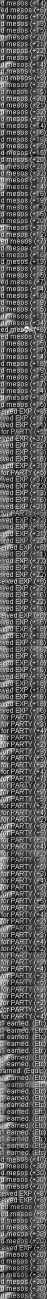
#> input picture tests/frames/msg_rows.png, 232 x 6494 px (shown at 1/5 size)
$ python make_msg_font.py
#> lines starting #> are read from the running program, lines starting #| are printed output that depends on the picture; after the words box and inside, x2 and y2 are one past the last pixel; in counts of white or black regions, pixels touching at a corner belong together
### msgwatch.py
"""Watches the game's message stack at the bottom right: every new line, and what it says.

Kills and pickups print one line each in a stack at the bottom right of the game: yellow
"You received EXP (+32)" and "Bonus EXP for PARTY (+10)" for a kill, white "You have gained
mesos (+16)" or "Lupin's Banana x1 earned. (Etc)" for a pickup. What the game does with them,
measured frame by frame in recordings of it:

- the lines sit on fixed rows (PITCH apart), all ending at the same spot on the right; a new
  line comes in on the bottom row and pushes the others up a row
- a new line is drawn at full brightness, starts to dim after a few tenths of a second, and is
  gone 2 to 3 seconds later
- the letters are always drawn the same, with a dark shadow down and to the right; the digits
  and "+" are all the same width (DIGIT_W), and "(" and ")" half that

So this looks at the stack often (10 times a second), reads every row, and works out how many
rows the stack moved up since the last look: the lines that were there are found again a row
or more higher (the same shape and amount, never brighter: a line only dims), and the rows
below them are new. Two identical "+16" lines in a row are still told apart, by the rows above
them and by brightness. A row is read digit by digit from the right, against the digits'
shapes (assets/msg_font.npz, made by tools/make_msg_font.py), and the kind of line from the
word before the bracket; a new line that isn't clear is read again at the next looks. Lines
with no amount (items) are left for Tesseract. A look where something bright passes over the
stack (a skill's flash) and no line can be found again is left out.

Everything is in pixels of a 4K game (gh 20) and scaled by gh / GH0.
"""
from dataclasses import dataclass, field
from pathlib import Path

import cv2
import numpy as np

GH0 = 20.0
ROWS = 8                    # rows in the stack (more than are ever seen at once)
PITCH = 39.7                # from one row to the next
BOTTOM_UP = 441             # the bottom row's middle, above the game window's bottom
EDGE_IN = 20                # where the lines end, in from the window's right edge
AREA_W = 860                # how far left of that to look (the longest item lines)
HALF = 17                   # a row's band: this far above and below its middle
SHADOW = 3                  # the letters' shadow, down and to the right
DIGIT_W, BRACKET_W = 20, 10
CONTEXT_W = 120             # the word before the "(", that tells the kind of line
FRESH = 0.94                # a new line's letters: as bright as lines get (seen within a tenth of a second)
LOOK_W = 300                # how much of a line's right end to compare it by (all lines are longer)
END_W = 2 * DIGIT_W        # ...and its last two digits (or "+" and a digit), as they are
GAP = 30                    # the widest gap inside a line (between words)
SHORTEST = 200              # a line's lit part is at least this long...
PART = 100                  # ...or this long, if it reads as an amount line (over bright scenery, part of a
                            # line may not show)
DIM_STEP = 0.04             # a line may read this much brighter than last time (the scenery shows through)
NEW = 0.3                   # what calling a row a new line is worth (an old line found again: up to 1)
SETTLED = 0.35              # a line this old (s) has dimmed: new ones are brighter
SKIPS = 3                   # unclear looks left out in a row, at most
READ_OK, READ_MARGIN = 0.55, 0.04   # a digit's least match to its shape, and its lead over the next best
KIND_OK = 0.45
FEAT_LOW = 0.62             # a letter's pixels are at least this bright, of the line's brightest
KINDS = ("mesos", "exp", "bonus")
CHARS = "0123456789+"
TRIES = 4                   # looks to read a line that isn't clear (it's bright for longer)


# [16 lines left out: functions stack_area, row_middles, not called in this run]


def lightness(bgr):
    """White and yellow letters are both light in green and red (the scenery rarely is in both)."""
    return np.minimum(bgr[..., 1], bgr[..., 2]).astype(np.int16)


def edges(bgr, s):
    """The letters' pixels that have their dark shadow down-right of them: light text, whatever its
    brightness, and hardly ever the scenery."""
    L = lightness(bgr)
    o = max(1, int(round(SHADOW * s)))
    shade = np.full_like(L, 255)                # (no shadow known at the right and bottom edges)
    shade[:-o, :-o] = np.minimum(L[o:, o:], L[o:, o - 1:-1])
    return ((L - shade) >= 80) & (L >= 110), L


def feature(bgr, s):
    """How much each pixel looks like a letter's, 0..1: light, and near a letter's shadow edge."""
    edge, L = edges(bgr, s)
    if edge.sum() < 10:
        return np.zeros(L.shape, np.float32)
    peak = float(np.percentile(L[edge], 95))
    k = max(3, int(round(5 * s)) | 1)
    near = cv2.dilate(edge.astype(np.uint8), np.ones((k, k), np.uint8)) > 0
    return (np.clip((L - FEAT_LOW * peak) / ((0.95 - FEAT_LOW) * peak), 0, 1) * near).astype(np.float32)


def _ncc(a, b):
    a = a - a.mean()
    b = b - b.mean()
    d = float(np.linalg.norm(a) * np.linalg.norm(b))
    return float((a * b).sum()) / d if d > 1e-6 else 0.0


# [11 lines left out: functions _same_end, _amount, not called in this run]


@dataclass
class Row:
    right: int              # where its line ends (x in the band)
    left: int
    colour: str             # "white" or "yellow"
    bright: float           # how bright its letters are (255: just in)
    look: np.ndarray        # its shape, small, to find it again a row up
    end: np.ndarray         # its right end (the amount) as it is, to tell "+4" from "+7"
    said: tuple = None      # what it says (Font.read), when it could be read


@dataclass
class Line:
    """A line in the stack, from the look it came in. Once read (done): kind ("mesos", "exp",
    "bonus", "text" for a line with no amount, or None if it couldn't be read) and amount."""
    born: float
    colour: str
    row: int = 0
    bright: float = 255.0
    tries: list = field(default_factory=list)      # its readings so far: (kind, amount, sure)
    kind: str = None
    amount: int = None
    band: np.ndarray = None                        # its latest picture (Tesseract reads "text" lines from it)
    span: tuple = None                             # where it starts and ends in that picture (x)
    done: bool = False


class Font:
    """The message font's digits and "+", and the words that tell the kind of line."""

    # [69 lines left out: functions __init__, _at, read, not called in this run]


class MessageWatcher:
    """Looks at the message stack again and again (look()), and says what new lines came in."""

    # [8 lines left out: function __init__, not called in this run]

    def reset(self):
        self.before, self.lines, self.skipped = None, {}, 0

    # [47 lines left out: function rows, not called in this run]

    def _fresh(self, row):
        """Is a row's line as bright as a new one?"""
        return row.bright >= FRESH * self.peak.get(row.colour, row.bright)

    # [108 lines left out: functions _shift, look, _finish, not called in this run]

### tools/make_msg_font.py
"""Makes assets/msg_font.npz, what msgwatch.py reads the game's message lines with: the shapes of the
digits and "+", and of the word before the bracket that tells the kind of line ("mesos", "EXP",
"PARTY"), from tests/frames/msg_rows.png.

That picture is a stack of message rows from a 4K game (gh 20), each cropped to the right end of its
line, kept as lightness only (the lower of green and red, which is all the reader uses). Its rows
are listed in msg_rows.txt: the kind of line and its amount ("-" for a line with none). They were
read by Tesseract and the digit shapes together, and the ones the two disagreed on were checked
by eye. Run from the project folder:  py -3 tools/make_msg_font.py"""
import sys
from pathlib import Path

import cv2
import numpy as np

ROOT = Path(__file__).resolve().parent.parent
sys.path.insert(0, str(ROOT))
import msgwatch as mw  # noqa: E402

FRAMES = ROOT / "tests" / "frames"
ROW_H = 34                  # each row's height in msg_rows.png (its line's middle: half way down)
PAD = 4                     # room above and below, for the shapes to be lined up


def rows():
    """[(band, kind, amount or None)]: each row as a BGR picture, with PAD rows of nothing around it."""
    grey = cv2.imread(str(FRAMES / "msg_rows.png"), cv2.IMREAD_GRAYSCALE)
    labels = (FRAMES / "msg_rows.txt").read_text(encoding="utf-8").split("\n")
    out = []
    for i, line in enumerate(x for x in labels if x.strip()):
        kind, amount = line.split()
        band = np.pad(grey[i * ROW_H:(i + 1) * ROW_H], ((PAD, PAD), (0, 0)))
        out.append((cv2.merge([band, band, band]), kind, None if amount == "-" else int(amount)))
    return out


def right_end(band):
    """Where the row's line ends."""
    edge, _ = mw.edges(band, 1.0)
    xs = np.nonzero(edge.sum(axis=0) >= 2)[0]
    return int(xs[-1]) + 1


def spots(band, amount):
    """Each character's spot from the right (")" left out): the amount's digits last to first, then
    "+", then the word before the "(". [(char, x0, x1)]"""
    right = right_end(band)
    text = str(amount)
    out = []
    for k, c in enumerate(reversed("+" + text)):
        x1 = right - mw.BRACKET_W - k * mw.DIGIT_W
        out.append((c, x1 - mw.DIGIT_W, x1))
    plus = out[-1][1]
    out.append(("word", plus - mw.BRACKET_W - mw.CONTEXT_W, plus - mw.BRACKET_W))
    return out


def lined_up(F, x0, x1, shape):
    """The window of F at (x0, x1) moved a pixel or two to fit shape best (or as it is, without one)."""
    top = PAD + mw.HALF - ROW_H // 2
    if shape is None:
        return F[top:top + ROW_H, x0:x1]
    best = None
    for dx in (-1, 0, 1):
        for dy in (-2, -1, 0, 1, 2):
            win = F[top + dy:top + dy + ROW_H, x0 + dx:x1 + dx]
            if win.shape == shape.shape:
                fit = mw._ncc(win, shape)
                if best is None or fit > best[0]:
                    best = (fit, win)
    return best[1]


def main():
    data = [(mw.feature(band, 1.0), spots(band, amount), kind) for band, kind, amount in rows() if amount is not None]
#> in rows, grey is the input picture: shape (6494, 232); min 0, max 255, mean 93
#> (reads tests/frames/msg_rows.txt from the repository)
#> the loop in rows, `for i, line in enumerate(x for x in labels if x.strip()):` made 191 passes
#> pass 3, in rows, `band = np.pad(grey[i * ROW_H:(i + 1) * ROW_H], ((PAD, PAD), (0, 0)))`:
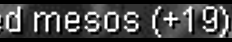
#> band: shape (42, 232); min 0, max 255, mean 70
#> after the loop in rows, `for i, line in enumerate(x for x in labels if x.strip()):`: out = 191 items
#> in feature, `edge, L = edges(bgr, s)`:
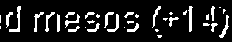
#> edge: shape (42, 232) bool; 12.3% white in thin lines or dots, all inside (x1, y1, x2, y2) = (0, 6, 229, 38)
#> in feature, `peak = float(np.percentile(L[edge], 95))`: peak = 255
#> in feature, `near = cv2.dilate(edge.astype(np.uint8), np.ones((k, k), np.uint8)) > 0`: near: shape (42, 232) bool; 40.4% white; 9 white regions, largest, box (x1, y1, x2, y2) and area: (83, 10, 121, 34) 748, (201, 4, 231, 40) 637, (32, 10, 62, 34) 539
#> in right_end, `xs = np.nonzero(edge.sum(axis=0) >= 2)[0]`: xs = 149 values from 0 to 228
#> in spots, `right = right_end(band)`: right = 229
#> the loop in spots, `for k, c in enumerate(reversed("+" + text)):` made 3 passes
#> x1 on passes 1 to 3: 219, 199, 179
#> after the loop in spots, `for k, c in enumerate(reversed("+" + text)):`: out = [('4', 199, 219), ('1', 179, 199), ('+', 159, 179)]
#> in spots, `plus = out[-1][1]`: plus = 159
#> in feature (call 2), `edge, L = edges(bgr, s)`: edge: shape (42, 232) bool; 14.7% white; 40 white regions (17 under 20 px), largest, box (x1, y1, x2, y2) and area: (28, 6, 40, 32) 103, (219, 15, 229, 38) 89, (126, 14, 139, 32) 77
#> in feature (call 2), `near = cv2.dilate(edge.astype(np.uint8), np.ones((k, k), np.uint8)) > 0`: near: shape (42, 232) bool; 44.7% white; 8 white regions, largest, box (x1, y1, x2, y2) and area: (4, 4, 42, 34) 837, (83, 10, 121, 34) 797, (201, 4, 231, 40) 789
#> the loop in spots (call 2), `for k, c in enumerate(reversed("+" + text)):` made 2 passes
#> in feature (call 3), `edge, L = edges(bgr, s)`: edge: shape (42, 232) bool; 13.9% white; 39 white regions (18 under 20 px), largest, box (x1, y1, x2, y2) and area: (8, 6, 21, 32) 100, (205, 9, 218, 32) 89, (218, 15, 229, 38) 86
#> in feature (call 3), `near = cv2.dilate(edge.astype(np.uint8), np.ones((k, k), np.uint8)) > 0`: near: shape (42, 232) bool; 43.1% white; 7 white regions, largest, box (x1, y1, x2, y2) and area: (63, 10, 121, 34) 1166, (201, 4, 231, 40) 783, (32, 10, 62, 34) 562
#> in feature (call 4), `edge, L = edges(bgr, s)`: edge: shape (42, 232) bool; 14% white; 40 white regions (19 under 20 px), largest, box (x1, y1, x2, y2) and area: (8, 6, 21, 32) 113, (188, 6, 193, 32) 81, (219, 14, 229, 38) 80
#> in feature (call 4), `near = cv2.dilate(edge.astype(np.uint8), np.ones((k, k), np.uint8)) > 0`: near: shape (42, 232) bool; 43.4% white; 8 white regions, largest, box (x1, y1, x2, y2) and area: (63, 10, 121, 34) 1180, (200, 4, 231, 40) 736, (32, 10, 62, 34) 563
#> in feature (call 5), `edge, L = edges(bgr, s)`: edge: shape (42, 232) bool; 12.7% white; 37 white regions (16 under 20 px), largest, box (x1, y1, x2, y2) and area: (8, 6, 21, 32) 94, (188, 6, 193, 32) 79, (218, 15, 229, 38) 73
#> in feature (call 5), `near = cv2.dilate(edge.astype(np.uint8), np.ones((k, k), np.uint8)) > 0`: near: shape (42, 232) bool; 41.5% white; 7 white regions, largest, box (x1, y1, x2, y2) and area: (63, 10, 121, 34) 1145, (201, 4, 231, 40) 724, (32, 10, 62, 34) 551
#> in edges (call 11), `shade[:-o, :-o] = np.minimum(L[o:, o:], L[o:, o - 1:-1])`:
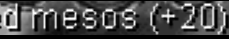
#> shade: shape (42, 232) int16; min 0, max 255, mean 88.9
#> in feature (call 6), `edge, L = edges(bgr, s)`: edge: shape (42, 232) bool; 14.6% white; 39 white regions (16 under 20 px), largest, box (x1, y1, x2, y2) and area: (8, 6, 21, 32) 93, (205, 9, 217, 32) 89, (0, 35, 29, 38) 84
#> in feature (call 6), `near = cv2.dilate(edge.astype(np.uint8), np.ones((k, k), np.uint8)) > 0`: near: shape (42, 232) bool; 46.2% white; 10 white regions, largest, box (x1, y1, x2, y2) and area: (201, 5, 231, 40) 709, (0, 4, 31, 40) 676, (24, 8, 62, 34) 602
#> in edges (call 13), `shade[:-o, :-o] = np.minimum(L[o:, o:], L[o:, o - 1:-1])`:
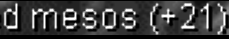
#> shade: shape (42, 232) int16; min 0, max 255, mean 78
#> in feature (call 7), `edge, L = edges(bgr, s)`: edge: shape (42, 232) bool; 13.5% white; 38 white regions (17 under 20 px), largest, box (x1, y1, x2, y2) and area: (219, 15, 229, 38) 89, (9, 6, 21, 32) 88, (208, 6, 212, 32) 84
#> in feature (call 7), `near = cv2.dilate(edge.astype(np.uint8), np.ones((k, k), np.uint8)) > 0`:
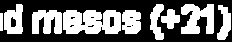
#> near: shape (42, 232) bool; 42.4% white; 9 white regions, largest, box (x1, y1, x2, y2) and area: (63, 10, 121, 34) 1165, (181, 4, 214, 34) 695, (32, 10, 62, 34) 562
#> in feature (call 7), `return (np.clip((L - FEAT_LOW * peak) / ((0.95 - FEAT_LOW) * peak), 0,..`:
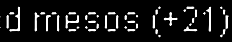
#> returned value: shape (42, 232) float32; min 0, max 1, mean 0.0929
#> in lightness (call 15), `return np.minimum(bgr[..., 1], bgr[..., 2]).astype(np.int16)`:
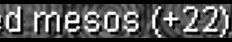
#> returned value: shape (42, 232) int16; min 0, max 255, mean 82.1
#> data = 171 items
    shapes = {}
    for _ in range(3):                                   # (each time lined up to the last shapes)
        found = {}
        for F, places, kind in data:
            for c, x0, x1 in places:
                key = f"k_{kind}" if c == "word" else c
                found.setdefault(key, []).append(lined_up(F, x0, x1, shapes.get(key)))
        shapes = {k: np.mean(v, axis=0).astype(np.float32) for k, v in found.items()}
    missing = [c for c in mw.CHARS if c not in shapes]
    assert not missing, f"no examples of {missing}"
    out = {f"c{mw.CHARS.index(c)}": shapes[c] for c in mw.CHARS}
    out.update({k: v for k, v in shapes.items() if k.startswith("k_")})
    np.savez_compressed(str(ROOT / "assets" / "msg_font.npz"), **out)
    print("msg_font.npz:", ", ".join(f"{k} ({len(found[k])})" for k in sorted(found)))


if __name__ == "__main__":
    main()
